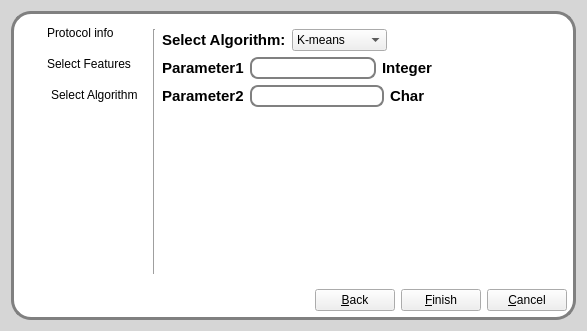
<?xml version="1.0" encoding="UTF-8"?>
<ui version="4.0">
 <class>ProtocolDialog</class>
 <widget class="QDialog" name="ProtocolDialog">
  <property name="geometry">
   <rect>
    <x>0</x>
    <y>0</y>
    <width>587</width>
    <height>331</height>
   </rect>
  </property>
  <property name="minimumSize">
   <size>
    <width>0</width>
    <height>0</height>
   </size>
  </property>
  <property name="windowTitle">
   <string>New Protocol</string>
  </property>
  <property name="styleSheet">
   <string notr="true">#ProtocolDialog{background:rgb(214, 214, 214);}
#page,#page_2,#page_3{
border: 3px solid gray;
border-radius: 20px;
background: white;
}
QLineEdit {
padding: 1px;
border-style: solid;
border: 2px solid gray;
border-radius: 8px;
}




</string>
  </property>
  <layout class="QGridLayout" name="gridLayout_9">
   <item row="0" column="0">
    <widget class="QStackedWidget" name="Wizard">
     <property name="currentIndex">
      <number>2</number>
     </property>
     <widget class="QWidget" name="page">
      <layout class="QGridLayout" name="gridLayout_8">
       <item row="0" column="2">
        <widget class="QFrame" name="frame">
         <property name="styleSheet">
          <string notr="true">QLabel, QCheckBox {
font-weight: bold;
font-size: 15px;
}</string>
         </property>
         <property name="frameShape">
          <enum>QFrame::NoFrame</enum>
         </property>
         <property name="frameShadow">
          <enum>QFrame::Raised</enum>
         </property>
         <layout class="QGridLayout" name="gridLayout_4">
          <item row="0" column="0">
           <layout class="QVBoxLayout" name="verticalLayout_10">
            <item>
             <layout class="QHBoxLayout" name="horizontalLayout_7" stretch="0,5,0,1">
              <item>
               <widget class="QLabel" name="label_16">
                <property name="text">
                 <string>Name</string>
                </property>
               </widget>
              </item>
              <item>
               <widget class="QLineEdit" name="protocolLineEdit"/>
              </item>
              <item>
               <widget class="QLabel" name="errorLabel">
                <property name="text">
                 <string>&lt;html&gt;&lt;head/&gt;&lt;body&gt;&lt;p&gt;&lt;span style=&quot; font-size:9pt; font-weight:400; color:#ff0000;&quot;&gt;Already in use&lt;/span&gt;&lt;/p&gt;&lt;/body&gt;&lt;/html&gt;</string>
                </property>
               </widget>
              </item>
              <item>
               <spacer name="horizontalSpacer_5">
                <property name="orientation">
                 <enum>Qt::Horizontal</enum>
                </property>
                <property name="sizeHint" stdset="0">
                 <size>
                  <width>40</width>
                  <height>20</height>
                 </size>
                </property>
               </spacer>
              </item>
             </layout>
            </item>
            <item>
             <layout class="QHBoxLayout" name="horizontalLayout_3">
              <item>
               <widget class="QLabel" name="label_17">
                <property name="text">
                 <string>Data Type:</string>
                </property>
                <property name="indent">
                 <number>0</number>
                </property>
               </widget>
              </item>
              <item>
               <widget class="QComboBox" name="dataTypeCombo">
                <item>
                 <property name="text">
                  <string>Static</string>
                 </property>
                </item>
                <item>
                 <property name="text">
                  <string>Dynamic</string>
                 </property>
                </item>
               </widget>
              </item>
              <item>
               <spacer name="horizontalSpacer_4">
                <property name="orientation">
                 <enum>Qt::Horizontal</enum>
                </property>
                <property name="sizeHint" stdset="0">
                 <size>
                  <width>40</width>
                  <height>20</height>
                 </size>
                </property>
               </spacer>
              </item>
             </layout>
            </item>
            <item>
             <widget class="QCheckBox" name="testCheck">
              <property name="text">
               <string>Test</string>
              </property>
             </widget>
            </item>
            <item>
             <spacer name="verticalSpacer_8">
              <property name="orientation">
               <enum>Qt::Vertical</enum>
              </property>
              <property name="sizeHint" stdset="0">
               <size>
                <width>20</width>
                <height>40</height>
               </size>
              </property>
             </spacer>
            </item>
           </layout>
          </item>
         </layout>
        </widget>
       </item>
       <item row="1" column="0" colspan="3">
        <layout class="QHBoxLayout" name="horizontalLayout_21">
         <item>
          <spacer name="horizontalSpacer_14">
           <property name="orientation">
            <enum>Qt::Horizontal</enum>
           </property>
           <property name="sizeHint" stdset="0">
            <size>
             <width>40</width>
             <height>20</height>
            </size>
           </property>
          </spacer>
         </item>
         <item>
          <widget class="QPushButton" name="next1">
           <property name="minimumSize">
            <size>
             <width>70</width>
             <height>0</height>
            </size>
           </property>
           <property name="maximumSize">
            <size>
             <width>200</width>
             <height>16777215</height>
            </size>
           </property>
           <property name="text">
            <string>&amp;Next</string>
           </property>
          </widget>
         </item>
         <item>
          <widget class="QPushButton" name="cancel1">
           <property name="minimumSize">
            <size>
             <width>70</width>
             <height>0</height>
            </size>
           </property>
           <property name="maximumSize">
            <size>
             <width>80</width>
             <height>16777215</height>
            </size>
           </property>
           <property name="text">
            <string>&amp;Cancel</string>
           </property>
          </widget>
         </item>
        </layout>
       </item>
       <item row="0" column="0">
        <widget class="QWidget" name="widget" native="true">
         <layout class="QGridLayout" name="gridLayout">
          <item row="0" column="0">
           <layout class="QVBoxLayout" name="verticalLayout">
            <item>
             <layout class="QHBoxLayout" name="horizontalLayout">
              <item>
               <widget class="QLabel" name="label_4">
                <property name="minimumSize">
                 <size>
                  <width>25</width>
                  <height>25</height>
                 </size>
                </property>
                <property name="maximumSize">
                 <size>
                  <width>25</width>
                  <height>25</height>
                 </size>
                </property>
                <property name="text">
                 <string/>
                </property>
                <property name="pixmap">
                 <pixmap resource="../../../immagini.qrc">:/Images/Images/Forward Arrow.png</pixmap>
                </property>
                <property name="scaledContents">
                 <bool>true</bool>
                </property>
               </widget>
              </item>
              <item>
               <widget class="QLabel" name="label">
                <property name="text">
                 <string>&lt;html&gt;&lt;head/&gt;&lt;body&gt;&lt;p&gt;Protocol info&lt;/p&gt;&lt;/body&gt;&lt;/html&gt;</string>
                </property>
               </widget>
              </item>
             </layout>
            </item>
            <item>
             <layout class="QHBoxLayout" name="horizontalLayout_8">
              <item>
               <spacer name="horizontalSpacer_6">
                <property name="orientation">
                 <enum>Qt::Horizontal</enum>
                </property>
                <property name="sizeType">
                 <enum>QSizePolicy::Fixed</enum>
                </property>
                <property name="sizeHint" stdset="0">
                 <size>
                  <width>27</width>
                  <height>25</height>
                 </size>
                </property>
               </spacer>
              </item>
              <item>
               <widget class="QLabel" name="label_2">
                <property name="text">
                 <string>&lt;html&gt;&lt;head/&gt;&lt;body&gt;&lt;p&gt;Select Features&lt;/p&gt;&lt;/body&gt;&lt;/html&gt;</string>
                </property>
               </widget>
              </item>
             </layout>
            </item>
            <item>
             <layout class="QHBoxLayout" name="horizontalLayout_9">
              <item>
               <spacer name="horizontalSpacer_7">
                <property name="orientation">
                 <enum>Qt::Horizontal</enum>
                </property>
                <property name="sizeType">
                 <enum>QSizePolicy::Fixed</enum>
                </property>
                <property name="sizeHint" stdset="0">
                 <size>
                  <width>27</width>
                  <height>25</height>
                 </size>
                </property>
               </spacer>
              </item>
              <item>
               <widget class="QLabel" name="label_3">
                <property name="text">
                 <string>Select Algorithm</string>
                </property>
               </widget>
              </item>
             </layout>
            </item>
            <item>
             <spacer name="verticalSpacer">
              <property name="orientation">
               <enum>Qt::Vertical</enum>
              </property>
              <property name="sizeHint" stdset="0">
               <size>
                <width>20</width>
                <height>40</height>
               </size>
              </property>
             </spacer>
            </item>
           </layout>
          </item>
         </layout>
        </widget>
       </item>
       <item row="0" column="1">
        <widget class="Line" name="line">
         <property name="orientation">
          <enum>Qt::Vertical</enum>
         </property>
        </widget>
       </item>
      </layout>
     </widget>
     <widget class="QWidget" name="page_2">
      <layout class="QGridLayout" name="gridLayout_7">
       <item row="0" column="0">
        <layout class="QVBoxLayout" name="verticalLayout_2">
         <item>
          <layout class="QHBoxLayout" name="horizontalLayout_11">
           <item>
            <spacer name="horizontalSpacer_8">
             <property name="orientation">
              <enum>Qt::Horizontal</enum>
             </property>
             <property name="sizeType">
              <enum>QSizePolicy::Fixed</enum>
             </property>
             <property name="sizeHint" stdset="0">
              <size>
               <width>27</width>
               <height>25</height>
              </size>
             </property>
            </spacer>
           </item>
           <item>
            <widget class="QLabel" name="label_6">
             <property name="text">
              <string>Protocol info</string>
             </property>
            </widget>
           </item>
          </layout>
         </item>
         <item>
          <layout class="QHBoxLayout" name="horizontalLayout_12">
           <item>
            <widget class="QLabel" name="label_5">
             <property name="minimumSize">
              <size>
               <width>25</width>
               <height>25</height>
              </size>
             </property>
             <property name="maximumSize">
              <size>
               <width>25</width>
               <height>25</height>
              </size>
             </property>
             <property name="text">
              <string/>
             </property>
             <property name="pixmap">
              <pixmap resource="../../../immagini.qrc">:/Images/Images/Forward Arrow.png</pixmap>
             </property>
             <property name="scaledContents">
              <bool>true</bool>
             </property>
            </widget>
           </item>
           <item>
            <widget class="QLabel" name="label_7">
             <property name="text">
              <string>Select Features</string>
             </property>
            </widget>
           </item>
          </layout>
         </item>
         <item>
          <layout class="QHBoxLayout" name="horizontalLayout_13">
           <item>
            <spacer name="horizontalSpacer_9">
             <property name="orientation">
              <enum>Qt::Horizontal</enum>
             </property>
             <property name="sizeType">
              <enum>QSizePolicy::Fixed</enum>
             </property>
             <property name="sizeHint" stdset="0">
              <size>
               <width>27</width>
               <height>25</height>
              </size>
             </property>
            </spacer>
           </item>
           <item>
            <widget class="QLabel" name="label_8">
             <property name="text">
              <string>Select Algorithm</string>
             </property>
            </widget>
           </item>
          </layout>
         </item>
         <item>
          <spacer name="verticalSpacer_2">
           <property name="orientation">
            <enum>Qt::Vertical</enum>
           </property>
           <property name="sizeHint" stdset="0">
            <size>
             <width>20</width>
             <height>40</height>
            </size>
           </property>
          </spacer>
         </item>
        </layout>
       </item>
       <item row="0" column="1">
        <widget class="QFrame" name="frame_3">
         <property name="styleSheet">
          <string notr="true">QLabel {
font-weight: bold;
font-size: 15px;
}</string>
         </property>
         <property name="frameShape">
          <enum>QFrame::NoFrame</enum>
         </property>
         <property name="frameShadow">
          <enum>QFrame::Raised</enum>
         </property>
         <layout class="QGridLayout" name="gridLayout_6">
          <item row="0" column="1">
           <layout class="QHBoxLayout" name="horizontalLayout_6">
            <item>
             <layout class="QVBoxLayout" name="verticalLayout_9">
              <item>
               <widget class="QLabel" name="label_10">
                <property name="text">
                 <string>Features</string>
                </property>
               </widget>
              </item>
              <item>
               <widget class="QListWidget" name="featuresList">
                <property name="mouseTracking">
                 <bool>false</bool>
                </property>
                <item>
                 <property name="text">
                  <string>asf</string>
                 </property>
                </item>
                <item>
                 <property name="text">
                  <string>ASF</string>
                 </property>
                </item>
                <item>
                 <property name="text">
                  <string>New GGG</string>
                 </property>
                </item>
                <item>
                 <property name="text">
                  <string>DGDG</string>
                 </property>
                </item>
               </widget>
              </item>
             </layout>
            </item>
            <item>
             <layout class="QVBoxLayout" name="verticalLayout_7" stretch="1,0,0,3">
              <item>
               <spacer name="verticalSpacer_4">
                <property name="orientation">
                 <enum>Qt::Vertical</enum>
                </property>
                <property name="sizeHint" stdset="0">
                 <size>
                  <width>20</width>
                  <height>40</height>
                 </size>
                </property>
               </spacer>
              </item>
              <item>
               <widget class="QPushButton" name="addButton">
                <property name="text">
                 <string>Add</string>
                </property>
               </widget>
              </item>
              <item>
               <widget class="QPushButton" name="removeButton">
                <property name="text">
                 <string>Remove</string>
                </property>
               </widget>
              </item>
              <item>
               <spacer name="verticalSpacer_6">
                <property name="orientation">
                 <enum>Qt::Vertical</enum>
                </property>
                <property name="sizeHint" stdset="0">
                 <size>
                  <width>20</width>
                  <height>40</height>
                 </size>
                </property>
               </spacer>
              </item>
             </layout>
            </item>
            <item>
             <layout class="QVBoxLayout" name="verticalLayout_11">
              <item>
               <widget class="QLabel" name="label_13">
                <property name="text">
                 <string>Protocol Features</string>
                </property>
               </widget>
              </item>
              <item>
               <widget class="QListWidget" name="protocolFeaturesList"/>
              </item>
              <item>
               <widget class="QGroupBox" name="groupBox_6">
                <property name="sizePolicy">
                 <sizepolicy hsizetype="Expanding" vsizetype="Preferred">
                  <horstretch>0</horstretch>
                  <verstretch>0</verstretch>
                 </sizepolicy>
                </property>
                <property name="title">
                 <string>Parameters</string>
                </property>
                <layout class="QGridLayout" name="gridLayout_3">
                 <item row="1" column="0">
                  <widget class="QSlider" name="horizontalSlider_5">
                   <property name="orientation">
                    <enum>Qt::Horizontal</enum>
                   </property>
                  </widget>
                 </item>
                 <item row="0" column="0">
                  <widget class="QLabel" name="label_14">
                   <property name="text">
                    <string>Window Size</string>
                   </property>
                  </widget>
                 </item>
                 <item row="1" column="1">
                  <widget class="QLineEdit" name="lineEdit_5"/>
                 </item>
                 <item row="3" column="0">
                  <widget class="QSlider" name="horizontalSlider_6">
                   <property name="orientation">
                    <enum>Qt::Horizontal</enum>
                   </property>
                  </widget>
                 </item>
                 <item row="3" column="1">
                  <widget class="QLineEdit" name="lineEdit_6"/>
                 </item>
                 <item row="2" column="0" colspan="2">
                  <widget class="QLabel" name="label_15">
                   <property name="text">
                    <string>Distance to the GLCM</string>
                   </property>
                  </widget>
                 </item>
                </layout>
               </widget>
              </item>
             </layout>
            </item>
           </layout>
          </item>
          <item row="0" column="0">
           <widget class="Line" name="line_2">
            <property name="orientation">
             <enum>Qt::Vertical</enum>
            </property>
           </widget>
          </item>
         </layout>
        </widget>
       </item>
       <item row="1" column="1">
        <layout class="QHBoxLayout" name="horizontalLayout_20">
         <item>
          <spacer name="horizontalSpacer_13">
           <property name="orientation">
            <enum>Qt::Horizontal</enum>
           </property>
           <property name="sizeHint" stdset="0">
            <size>
             <width>40</width>
             <height>20</height>
            </size>
           </property>
          </spacer>
         </item>
         <item>
          <widget class="QPushButton" name="back2">
           <property name="minimumSize">
            <size>
             <width>70</width>
             <height>0</height>
            </size>
           </property>
           <property name="maximumSize">
            <size>
             <width>80</width>
             <height>16777215</height>
            </size>
           </property>
           <property name="text">
            <string>&amp;Back</string>
           </property>
          </widget>
         </item>
         <item>
          <widget class="QPushButton" name="next2">
           <property name="minimumSize">
            <size>
             <width>70</width>
             <height>0</height>
            </size>
           </property>
           <property name="maximumSize">
            <size>
             <width>200</width>
             <height>16777215</height>
            </size>
           </property>
           <property name="text">
            <string>&amp;Next</string>
           </property>
          </widget>
         </item>
         <item>
          <widget class="QPushButton" name="cancel2">
           <property name="minimumSize">
            <size>
             <width>70</width>
             <height>0</height>
            </size>
           </property>
           <property name="maximumSize">
            <size>
             <width>80</width>
             <height>16777215</height>
            </size>
           </property>
           <property name="text">
            <string>&amp;Cancel</string>
           </property>
          </widget>
         </item>
        </layout>
       </item>
      </layout>
     </widget>
     <widget class="QWidget" name="page_3">
      <layout class="QGridLayout" name="gridLayout_2">
       <item row="0" column="0">
        <layout class="QVBoxLayout" name="verticalLayout_3">
         <item>
          <layout class="QHBoxLayout" name="horizontalLayout_15">
           <item>
            <spacer name="horizontalSpacer_11">
             <property name="orientation">
              <enum>Qt::Horizontal</enum>
             </property>
             <property name="sizeType">
              <enum>QSizePolicy::Fixed</enum>
             </property>
             <property name="sizeHint" stdset="0">
              <size>
               <width>27</width>
               <height>25</height>
              </size>
             </property>
            </spacer>
           </item>
           <item>
            <widget class="QLabel" name="label_11">
             <property name="text">
              <string>Protocol info</string>
             </property>
            </widget>
           </item>
          </layout>
         </item>
         <item>
          <layout class="QHBoxLayout" name="horizontalLayout_16">
           <item>
            <spacer name="horizontalSpacer_10">
             <property name="orientation">
              <enum>Qt::Horizontal</enum>
             </property>
             <property name="sizeType">
              <enum>QSizePolicy::Fixed</enum>
             </property>
             <property name="sizeHint" stdset="0">
              <size>
               <width>27</width>
               <height>25</height>
              </size>
             </property>
            </spacer>
           </item>
           <item>
            <widget class="QLabel" name="label_22">
             <property name="text">
              <string>Select Features</string>
             </property>
            </widget>
           </item>
          </layout>
         </item>
         <item>
          <layout class="QHBoxLayout" name="horizontalLayout_17">
           <item>
            <widget class="QLabel" name="label_9">
             <property name="minimumSize">
              <size>
               <width>25</width>
               <height>25</height>
              </size>
             </property>
             <property name="maximumSize">
              <size>
               <width>25</width>
               <height>25</height>
              </size>
             </property>
             <property name="text">
              <string/>
             </property>
             <property name="pixmap">
              <pixmap resource="../../../immagini.qrc">:/Images/Images/Forward Arrow.png</pixmap>
             </property>
             <property name="scaledContents">
              <bool>true</bool>
             </property>
            </widget>
           </item>
           <item>
            <widget class="QLabel" name="label_23">
             <property name="text">
              <string>Select Algorithm</string>
             </property>
            </widget>
           </item>
          </layout>
         </item>
         <item>
          <spacer name="verticalSpacer_3">
           <property name="orientation">
            <enum>Qt::Vertical</enum>
           </property>
           <property name="sizeHint" stdset="0">
            <size>
             <width>20</width>
             <height>40</height>
            </size>
           </property>
          </spacer>
         </item>
        </layout>
       </item>
       <item row="0" column="1">
        <widget class="QFrame" name="frame_2">
         <property name="styleSheet">
          <string notr="true">QLabel {
font-weight: bold;
font-size: 15px;
}</string>
         </property>
         <property name="frameShape">
          <enum>QFrame::NoFrame</enum>
         </property>
         <property name="frameShadow">
          <enum>QFrame::Raised</enum>
         </property>
         <layout class="QGridLayout" name="gridLayout_5">
          <item row="0" column="1">
           <layout class="QVBoxLayout" name="verticalLayout_12">
            <item>
             <layout class="QHBoxLayout" name="horizontalLayout_5">
              <item>
               <widget class="QLabel" name="label_12">
                <property name="text">
                 <string>Select Algorithm:</string>
                </property>
               </widget>
              </item>
              <item>
               <widget class="QComboBox" name="AlgorithmCombo">
                <item>
                 <property name="text">
                  <string>K-means</string>
                 </property>
                </item>
                <item>
                 <property name="text">
                  <string>Fuzzy</string>
                 </property>
                </item>
                <item>
                 <property name="text">
                  <string>Hierarchical</string>
                 </property>
                </item>
               </widget>
              </item>
              <item>
               <spacer name="horizontalSpacer">
                <property name="orientation">
                 <enum>Qt::Horizontal</enum>
                </property>
                <property name="sizeHint" stdset="0">
                 <size>
                  <width>40</width>
                  <height>20</height>
                 </size>
                </property>
               </spacer>
              </item>
             </layout>
            </item>
            <item>
             <layout class="QVBoxLayout" name="parameterLayout">
              <item>
               <layout class="QHBoxLayout" name="horizontalLayout_4">
                <item>
                 <widget class="QLabel" name="label_18">
                  <property name="text">
                   <string>Parameter1</string>
                  </property>
                 </widget>
                </item>
                <item>
                 <widget class="QLineEdit" name="lineEdit_8"/>
                </item>
                <item>
                 <widget class="QLabel" name="label_19">
                  <property name="text">
                   <string>Integer</string>
                  </property>
                 </widget>
                </item>
                <item>
                 <spacer name="horizontalSpacer_2">
                  <property name="orientation">
                   <enum>Qt::Horizontal</enum>
                  </property>
                  <property name="sizeHint" stdset="0">
                   <size>
                    <width>40</width>
                    <height>20</height>
                   </size>
                  </property>
                 </spacer>
                </item>
               </layout>
              </item>
              <item>
               <layout class="QHBoxLayout" name="horizontalLayout_2">
                <item>
                 <widget class="QLabel" name="label_20">
                  <property name="text">
                   <string>Parameter2</string>
                  </property>
                 </widget>
                </item>
                <item>
                 <widget class="QLineEdit" name="lineEdit_9"/>
                </item>
                <item>
                 <widget class="QLabel" name="label_21">
                  <property name="text">
                   <string>Char</string>
                  </property>
                 </widget>
                </item>
                <item>
                 <spacer name="horizontalSpacer_3">
                  <property name="orientation">
                   <enum>Qt::Horizontal</enum>
                  </property>
                  <property name="sizeHint" stdset="0">
                   <size>
                    <width>40</width>
                    <height>20</height>
                   </size>
                  </property>
                 </spacer>
                </item>
               </layout>
              </item>
              <item>
               <spacer name="verticalSpacer_7">
                <property name="orientation">
                 <enum>Qt::Vertical</enum>
                </property>
                <property name="sizeHint" stdset="0">
                 <size>
                  <width>108</width>
                  <height>48</height>
                 </size>
                </property>
               </spacer>
              </item>
             </layout>
            </item>
           </layout>
          </item>
          <item row="0" column="0">
           <widget class="Line" name="line_3">
            <property name="orientation">
             <enum>Qt::Vertical</enum>
            </property>
           </widget>
          </item>
         </layout>
        </widget>
       </item>
       <item row="1" column="1">
        <layout class="QHBoxLayout" name="horizontalLayout_19">
         <item>
          <spacer name="horizontalSpacer_12">
           <property name="orientation">
            <enum>Qt::Horizontal</enum>
           </property>
           <property name="sizeHint" stdset="0">
            <size>
             <width>40</width>
             <height>20</height>
            </size>
           </property>
          </spacer>
         </item>
         <item>
          <widget class="QPushButton" name="back3">
           <property name="minimumSize">
            <size>
             <width>70</width>
             <height>0</height>
            </size>
           </property>
           <property name="maximumSize">
            <size>
             <width>80</width>
             <height>16777215</height>
            </size>
           </property>
           <property name="text">
            <string>&amp;Back</string>
           </property>
          </widget>
         </item>
         <item>
          <widget class="QPushButton" name="finish3">
           <property name="minimumSize">
            <size>
             <width>70</width>
             <height>0</height>
            </size>
           </property>
           <property name="maximumSize">
            <size>
             <width>200</width>
             <height>16777215</height>
            </size>
           </property>
           <property name="text">
            <string>&amp;Finish</string>
           </property>
          </widget>
         </item>
         <item>
          <widget class="QPushButton" name="cancel3">
           <property name="minimumSize">
            <size>
             <width>70</width>
             <height>0</height>
            </size>
           </property>
           <property name="maximumSize">
            <size>
             <width>80</width>
             <height>16777215</height>
            </size>
           </property>
           <property name="text">
            <string>&amp;Cancel</string>
           </property>
          </widget>
         </item>
        </layout>
       </item>
      </layout>
     </widget>
    </widget>
   </item>
  </layout>
 </widget>
 <resources>
  <include location="../../../immagini.qrc"/>
 </resources>
 <connections/>
</ui>
